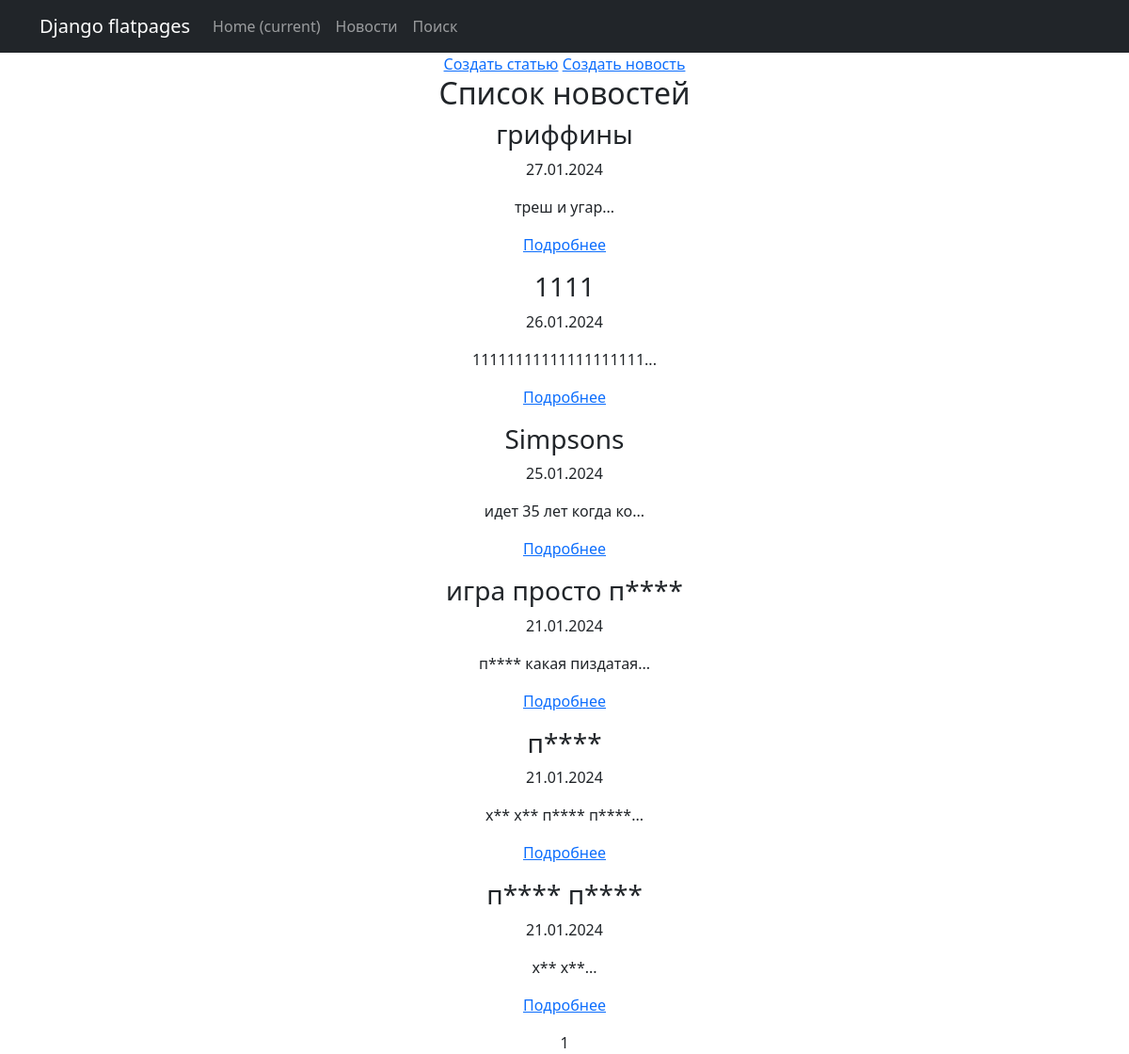
Page /news/ on the committed database.
### news/models.py (models this page shows, shortened)
class Post(models.Model):
    author = models.ForeignKey(Author, on_delete=models.CASCADE)
    NEWS = 'NW'
    ARTICLE = 'AR'
    CATEGORY_CHOICE = (
        (NEWS, 'Новости'),
        (ARTICLE, 'Статья'),
    )
    categoryType = models.CharField(max_length=2, choices=CATEGORY_CHOICE, default=NEWS)
    dateCreation = models.DateTimeField(auto_now_add=True)
    postCategory = models.ManyToManyField(Category, 'PostCategory')
    title = models.CharField(max_length=128)
    text = models.TextField()
    rating = models.SmallIntegerField(default=0)

### news/views.py (the view)
# urls.py: path('news/',NewsList.as_view(), name='news_list'),
class NewsList(ListView):
    model = Post
    ordering = '-dateCreation'
    template_name = 'news_list.html'
    context_object_name = 'news'
    paginate_by = 10

### news/templatetags/custom_filters.py (called while the page is built)
@register.filter(name='censor')
def censor(value):
    if not isinstance(value, str):
        raise ValueError("Input must be a string")
    unwanted_words = ['пизда', 'хуй', 'пидор']
    for word in unwanted_words:
        value = re.sub(fr'(\b\w){word[1:]}\b', r'\1' + '*' * (len(word) - 1), value, flags=re.IGNORECASE)
    return value

### news/templates/news/news_list.html (shortened to what this page needs)
{% extends 'news/default.html' %}
{% load custom_filters %}
{% load static %}
{% block content %}
<a href="{% url 'create_article' %}">Создать статью</a> <a href="{% url 'create_news'%}">Создать новость</a>
    <h2>Список новостей</h2>
    {% for article in news %}
        <h3>{{ article.title|censor }}</h3>
        <p>{{ article.dateCreation|date:"d.m.Y" }}</p>
        <p>{{ article.text|slice:":20"|censor }}...</p>
        <a href="{% url 'news_detail' pk=article.pk %}">Подробнее</a>
    {% endfor %}
       {{ page_obj.number }}
{% endblock %}

### news/templates/news/default.html (shortened to what this page needs)
<!DOCTYPE html>
<html lang="en">
    <head>
        {% load custom_filters %}
        {% load static %}
       <link href="{% static 'css/styles.css' %}" rel="stylesheet" />
    </head>
    <body>
        <nav class="navbar navbar-expand-lg navbar-dark bg-dark static-top">
   <div class="container">
       <a class="navbar-brand" href="#">Django flatpages</a>
       <div class="collapse navbar-collapse" id="navbarResponsive">
           <ul class="navbar-nav ml-auto">
               <li class="nav-item active">
                   <a class="nav-link" href="#">Home
                       <span class="sr-only">(current)</span>
                   </a>
               </li>
               <li class="nav-item">
                   <a class="nav-link" href="/news/">Новости</a>
               <li class="nav-item">
                   <a class="nav-link" href="/news/search/">Поиск</a>
               </li>
           </ul>
       </div>
   </div>
</nav>
        <div class="container">
            <div class="row">
                <div class="col-lg-12 text-center">
                    {% block content %}{% endblock content %}
                </div>
            </div>
        </div>
    </body>
</html>

### rows in the picture
Post: title|censor "гриффины", dateCreation "27.01.2024", text|censor "треш и угар"
Post: title|censor "1111", dateCreation "26.01.2024", text|censor "11111111111111111111"
Post: title|censor "Simpsons", dateCreation "25.01.2024", text|censor "идет 35 лет когда ко"
Post: title|censor "игра просто п****", dateCreation "21.01.2024", text|censor "п**** какая пиздатая"
Post: title|censor "п****", dateCreation "21.01.2024", text|censor "х** х** п**** п****"
Post: title|censor "п**** п****", dateCreation "21.01.2024", text|censor "х** х**"

### other values in the picture
{{ page_obj.number }} "1"
